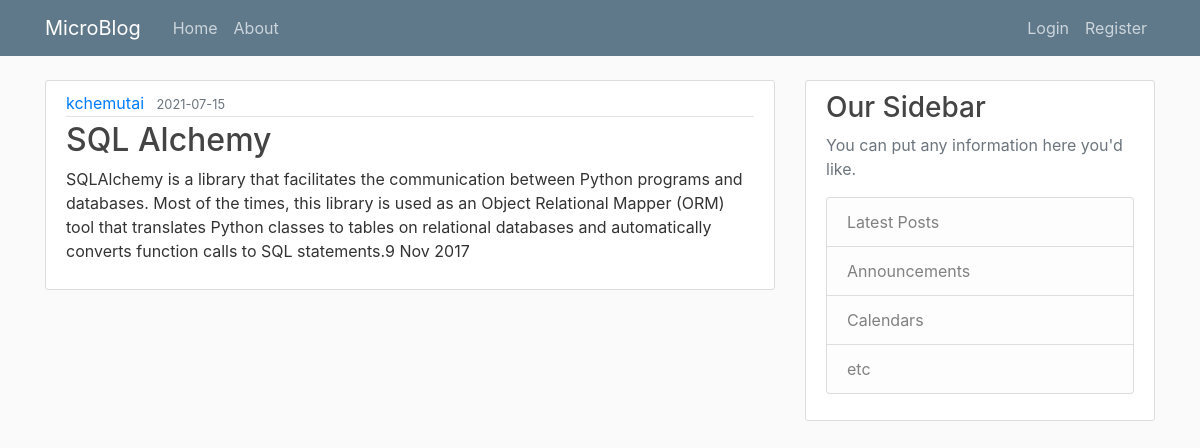
Page /post/27 on the committed database.
### microblog/models.py (models this page shows, shortened)
class User(db.Model, UserMixin):
    id = db.Column(db.Integer, primary_key=True)
    username = db.Column(db.String(30), unique=True, nullable=False)
    email = db.Column(db.String(120), unique=True, nullable=False)
    password = db.Column(db.String(60), nullable=False)
    image_file = db.Column(db.String(20), nullable=False,
                           default='default.jpg')
    posts = db.relationship('Post', backref='author', lazy=True)

class Post(db.Model):
    id = db.Column(db.Integer, primary_key=True)
    title = db.Column(db.String(60), nullable=False)
    content = db.Column(db.Text, nullable=False)
    date_posted = db.Column(db.DateTime, nullable=False,
                            default=datetime.utcnow)
    user_id = db.Column(db.Integer, db.ForeignKey('user.id'), nullable=False)

### microblog/routes.py (the view)
@app.route('/post/<int:post_id>', methods=['post', 'get'])
def view_post(post_id):
    post = Post.query.get_or_404(post_id)
    return render_template('post.html', title=post.title, post=post)

### microblog/templates/post.html (shortened to what this page needs)
{% extends "layout.html" %}
{% block content %}
<article class="media content-section">
    <div class="media-body">
        <div class="article-metadata">
            <a class=" mr-2" href="{{ url_for('user_posts', username=post.author.username) }}">{{ post.author.username }}</a>
            <small class="text-muted">{{ post.date_posted.strftime('%Y-%m-%d') }}</small>
        </div>
        <h2 class="article-title">{{ post.title }}</h2>
        <p class="article-content">{{ post.content }}</p>
    </div>
</article>
{% endblock content %}

### microblog/static/main.css (style rules this page uses)
body { background: #fafafa; color: #333333; margin-top: 5rem; }
h1, h2, h3, h4, h5, h6 { color: #444444; }
.content-section { background: #ffffff; padding: 10px 20px; border: 1px solid #dddddd; border-radius: 3px; margin-bottom: 20px; }
.article-title { color: #444444; }
.article-content { white-space: pre-line; }
.article-metadata { padding-bottom: 1px; margin-bottom: 4px; border-bottom: 1px solid #e3e3e3 }

### rows in the picture
User: author.username "kchemutai"
Post: date_posted "2021-07-15", title "SQL Alchemy", content "SQLAlchemy is a library that facilitates the communication between Python programs and databases. Most of the times, this library is used as an Object Relational Mapper (ORM) tool that translates Python classes to tables on relational databases and automatically converts function calls to SQL statements.9 Nov 2017"
